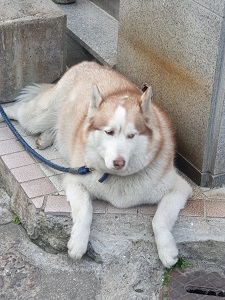
#> input picture Chap5/dog.jpg, 225 x 300 px, found by its file name
$ python 4_21_matplotlib.py
#> lines starting #> are read from the running program, lines starting #| are printed output that depends on the picture
import cv2
import matplotlib.pyplot as plt

image = cv2.imread("dog.jpg", cv2.IMREAD_COLOR)
#> image is the input picture: shape (300, 225, 3); mean B, G, R 147.2, 150.3, 153.4
if image is None:
    raise Exception("사진 에러")

row, cols = image.shape[:2]
#> row = 300; cols = 225
rgb_img = cv2.cvtColor(image, cv2.COLOR_BGR2RGB)
gray_img = cv2.cvtColor(image, cv2.COLOR_BGR2GRAY)
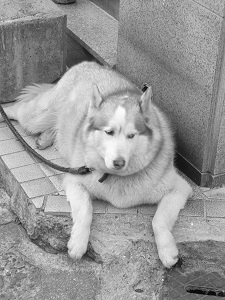
#> gray_img: shape (300, 225); min 2, max 254, mean 150.9

fig = plt.figure(num=1, figsize=(3,4))
plt.imshow(image), plt.title("orginal(bgr)")
plt.axis("off"), plt.tight_layout()

fig = plt.figure(figsize=(6,4))
plt.suptitle("pyplot image display")
plt.subplot(1,2,1), plt.imshow(rgb_img)
plt.axis([0,cols, row,0]), plt.title("rgb color")
plt.subplot(1,2,2), plt.imshow(gray_img, cmap="gray")
plt.title("gray_img2")
plt.show()
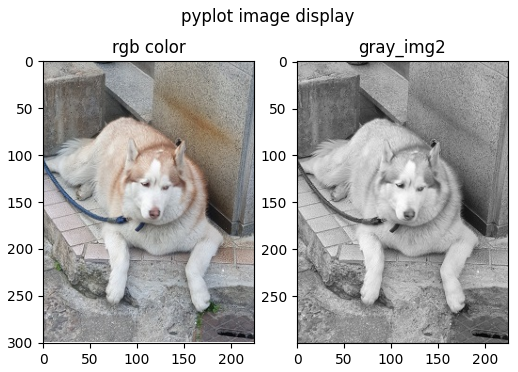
#> figure drawn by matplotlib, 2 panels
